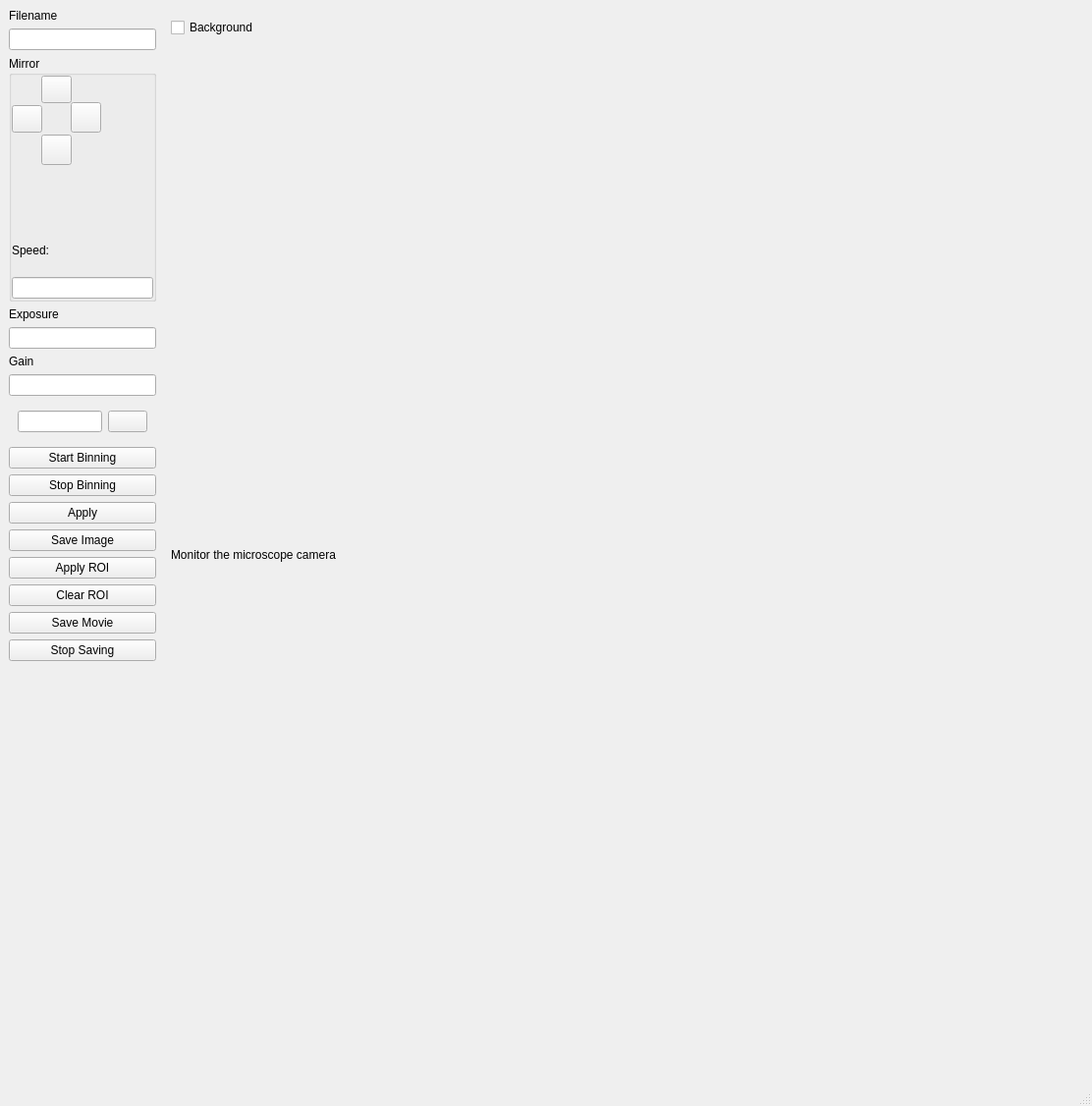
<?xml version="1.0" encoding="UTF-8"?>
<ui version="4.0">
 <class>MainWindow</class>
 <widget class="QMainWindow" name="MainWindow">
  <property name="geometry">
   <rect>
    <x>0</x>
    <y>0</y>
    <width>1112</width>
    <height>1126</height>
   </rect>
  </property>
  <property name="windowTitle">
   <string>Dispertech - Microscope Alignment</string>
  </property>
  <widget class="QWidget" name="centralwidget">
   <layout class="QHBoxLayout" name="horizontalLayout">
    <item>
     <widget class="QWidget" name="widget" native="true">
      <property name="sizePolicy">
       <sizepolicy hsizetype="Expanding" vsizetype="Preferred">
        <horstretch>0</horstretch>
        <verstretch>0</verstretch>
       </sizepolicy>
      </property>
      <property name="maximumSize">
       <size>
        <width>150</width>
        <height>16777215</height>
       </size>
      </property>
      <layout class="QVBoxLayout" name="verticalLayout_3">
       <property name="leftMargin">
        <number>0</number>
       </property>
       <property name="topMargin">
        <number>0</number>
       </property>
       <property name="rightMargin">
        <number>0</number>
       </property>
       <property name="bottomMargin">
        <number>0</number>
       </property>
       <item>
        <widget class="QLabel" name="label_5">
         <property name="text">
          <string>Filename</string>
         </property>
        </widget>
       </item>
       <item>
        <widget class="QLineEdit" name="cartridge_line"/>
       </item>
       <item>
        <widget class="QGroupBox" name="groupBox_2">
         <property name="sizePolicy">
          <sizepolicy hsizetype="Preferred" vsizetype="Minimum">
           <horstretch>0</horstretch>
           <verstretch>0</verstretch>
          </sizepolicy>
         </property>
         <property name="maximumSize">
          <size>
           <width>16777215</width>
           <height>250</height>
          </size>
         </property>
         <property name="title">
          <string>Mirror</string>
         </property>
         <layout class="QVBoxLayout" name="verticalLayout">
          <property name="spacing">
           <number>0</number>
          </property>
          <property name="leftMargin">
           <number>0</number>
          </property>
          <property name="topMargin">
           <number>0</number>
          </property>
          <property name="rightMargin">
           <number>0</number>
          </property>
          <property name="bottomMargin">
           <number>0</number>
          </property>
          <item>
           <widget class="QWidget" name="arrows_widget" native="true">
            <property name="sizePolicy">
             <sizepolicy hsizetype="Fixed" vsizetype="MinimumExpanding">
              <horstretch>0</horstretch>
              <verstretch>0</verstretch>
             </sizepolicy>
            </property>
            <property name="minimumSize">
             <size>
              <width>0</width>
              <height>0</height>
             </size>
            </property>
            <property name="maximumSize">
             <size>
              <width>150</width>
              <height>150</height>
             </size>
            </property>
            <widget class="QPushButton" name="button_up">
             <property name="geometry">
              <rect>
               <x>30</x>
               <y>0</y>
               <width>31</width>
               <height>28</height>
              </rect>
             </property>
             <property name="text">
              <string/>
             </property>
             <property name="icon">
              <iconset>
               <normaloff>:/icons/Icons/arrow_top.png</normaloff>:/icons/Icons/arrow_top.png</iconset>
             </property>
            </widget>
            <widget class="QPushButton" name="button_down">
             <property name="geometry">
              <rect>
               <x>30</x>
               <y>60</y>
               <width>31</width>
               <height>31</height>
              </rect>
             </property>
             <property name="sizePolicy">
              <sizepolicy hsizetype="Minimum" vsizetype="Minimum">
               <horstretch>0</horstretch>
               <verstretch>0</verstretch>
              </sizepolicy>
             </property>
             <property name="text">
              <string/>
             </property>
             <property name="icon">
              <iconset>
               <normaloff>:/icons/Icons/arrow_bottom.png</normaloff>:/icons/Icons/arrow_bottom.png</iconset>
             </property>
            </widget>
            <widget class="QPushButton" name="button_right">
             <property name="geometry">
              <rect>
               <x>60</x>
               <y>27</y>
               <width>31</width>
               <height>31</height>
              </rect>
             </property>
             <property name="text">
              <string/>
             </property>
             <property name="icon">
              <iconset>
               <normaloff>:/icons/Icons/arrow_right.png</normaloff>:/icons/Icons/arrow_right.png</iconset>
             </property>
            </widget>
            <widget class="QPushButton" name="button_left">
             <property name="geometry">
              <rect>
               <x>0</x>
               <y>30</y>
               <width>31</width>
               <height>28</height>
              </rect>
             </property>
             <property name="text">
              <string/>
             </property>
             <property name="icon">
              <iconset>
               <normaloff>:/icons/Icons/arrow_left.png</normaloff>:/icons/Icons/arrow_left.png</iconset>
             </property>
            </widget>
           </widget>
          </item>
          <item>
           <widget class="QLabel" name="label_2">
            <property name="text">
             <string>Speed: </string>
            </property>
            <property name="buddy">
             <cstring>motor_speed_line</cstring>
            </property>
           </widget>
          </item>
          <item>
           <widget class="QLineEdit" name="motor_speed_line"/>
          </item>
         </layout>
        </widget>
       </item>
       <item>
        <widget class="QLabel" name="label_3">
         <property name="text">
          <string>Exposure</string>
         </property>
        </widget>
       </item>
       <item>
        <widget class="QLineEdit" name="camera_exposure_line"/>
       </item>
       <item>
        <widget class="QLabel" name="label_4">
         <property name="text">
          <string>Gain</string>
         </property>
        </widget>
       </item>
       <item>
        <widget class="QLineEdit" name="camera_gain_line"/>
       </item>
       <item>
        <widget class="QWidget" name="widget_2" native="true">
         <layout class="QHBoxLayout" name="horizontalLayout_2">
          <item>
           <widget class="QLineEdit" name="folder_line"/>
          </item>
          <item>
           <widget class="QPushButton" name="folder_chooser_button">
            <property name="text">
             <string/>
            </property>
            <property name="icon">
             <iconset>
              <normaloff>:/icons/Icons/folder-open.png</normaloff>:/icons/Icons/folder-open.png</iconset>
            </property>
           </widget>
          </item>
         </layout>
        </widget>
       </item>
       <item>
        <widget class="QPushButton" name="start_binning_button">
         <property name="text">
          <string>Start Binning</string>
         </property>
        </widget>
       </item>
       <item>
        <widget class="QPushButton" name="stop_binning_button">
         <property name="text">
          <string>Stop Binning</string>
         </property>
        </widget>
       </item>
       <item>
        <widget class="QPushButton" name="apply_button">
         <property name="text">
          <string>Apply</string>
         </property>
        </widget>
       </item>
       <item>
        <widget class="QPushButton" name="save_button">
         <property name="text">
          <string>Save Image</string>
         </property>
        </widget>
       </item>
       <item>
        <widget class="QPushButton" name="apply_roi_button">
         <property name="text">
          <string>Apply ROI</string>
         </property>
        </widget>
       </item>
       <item>
        <widget class="QPushButton" name="clear_roi_button">
         <property name="text">
          <string>Clear ROI</string>
         </property>
        </widget>
       </item>
       <item>
        <widget class="QPushButton" name="save_movie_button">
         <property name="text">
          <string>Save Movie</string>
         </property>
        </widget>
       </item>
       <item>
        <widget class="QPushButton" name="stop_save_button">
         <property name="text">
          <string>Stop Saving</string>
         </property>
        </widget>
       </item>
       <item>
        <spacer name="verticalSpacer">
         <property name="orientation">
          <enum>Qt::Vertical</enum>
         </property>
         <property name="sizeHint" stdset="0">
          <size>
           <width>20</width>
           <height>40</height>
          </size>
         </property>
        </spacer>
       </item>
      </layout>
     </widget>
    </item>
    <item>
     <widget class="QWidget" name="camera_widget" native="true">
      <layout class="QVBoxLayout" name="verticalLayout_4">
       <item>
        <widget class="QCheckBox" name="background_box">
         <property name="text">
          <string>Background</string>
         </property>
        </widget>
       </item>
       <item>
        <widget class="QLabel" name="label">
         <property name="text">
          <string>Monitor the microscope camera</string>
         </property>
        </widget>
       </item>
      </layout>
     </widget>
    </item>
   </layout>
  </widget>
  <widget class="QStatusBar" name="statusbar"/>
  <action name="action_move_up">
   <property name="text">
    <string>Move Up</string>
   </property>
   <property name="toolTip">
    <string>Move mirror up</string>
   </property>
   <property name="shortcut">
    <string>Up</string>
   </property>
  </action>
  <action name="action_move_down">
   <property name="text">
    <string>Move Down</string>
   </property>
   <property name="shortcut">
    <string>Down</string>
   </property>
  </action>
  <action name="action_move_left">
   <property name="text">
    <string>Move Left</string>
   </property>
   <property name="shortcut">
    <string>Left</string>
   </property>
  </action>
  <action name="action_move_right">
   <property name="text">
    <string>Move Rigth</string>
   </property>
   <property name="shortcut">
    <string>Right</string>
   </property>
  </action>
 </widget>
 <resources/>
 <connections/>
</ui>
